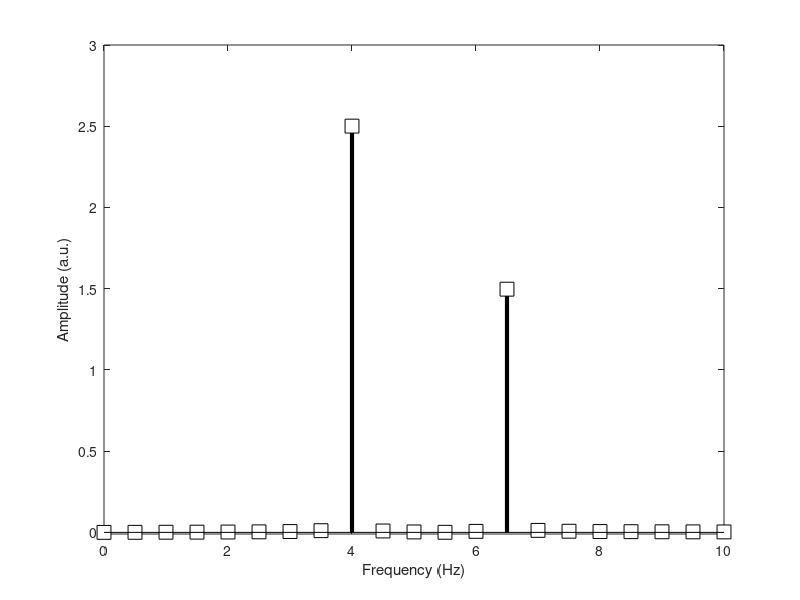
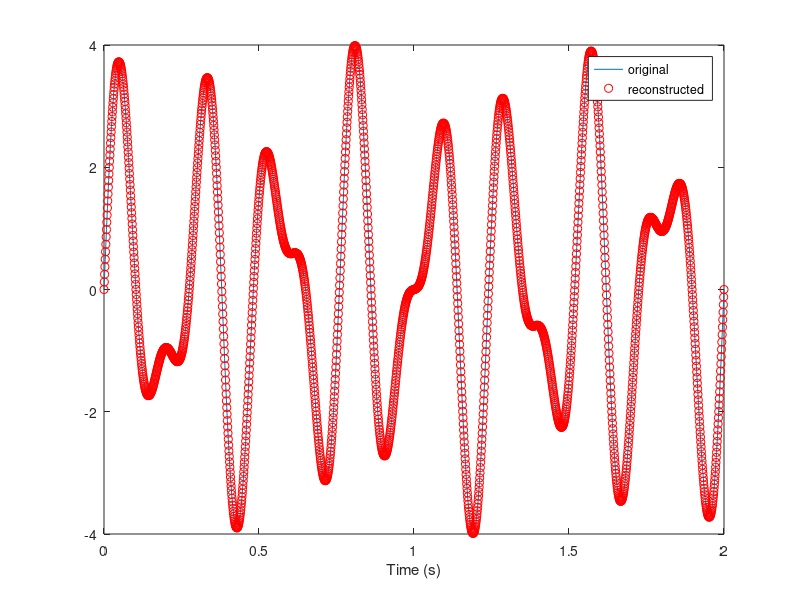
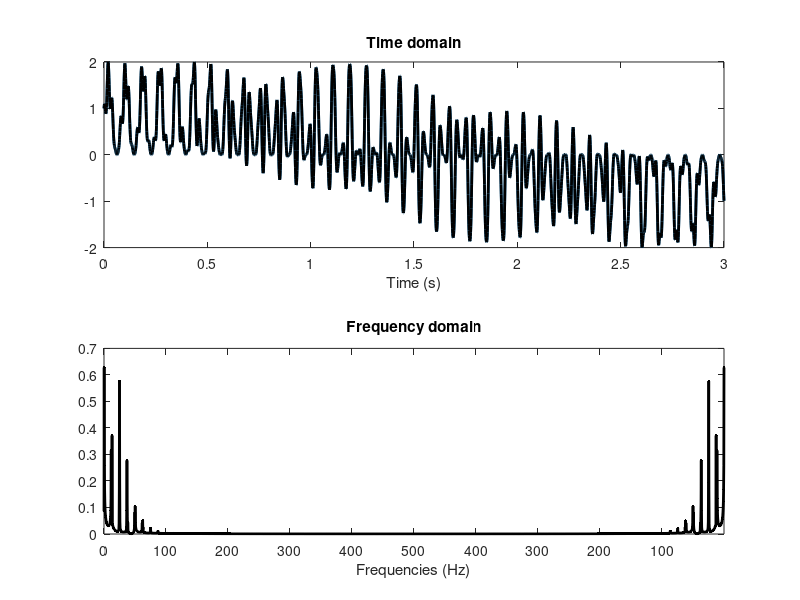
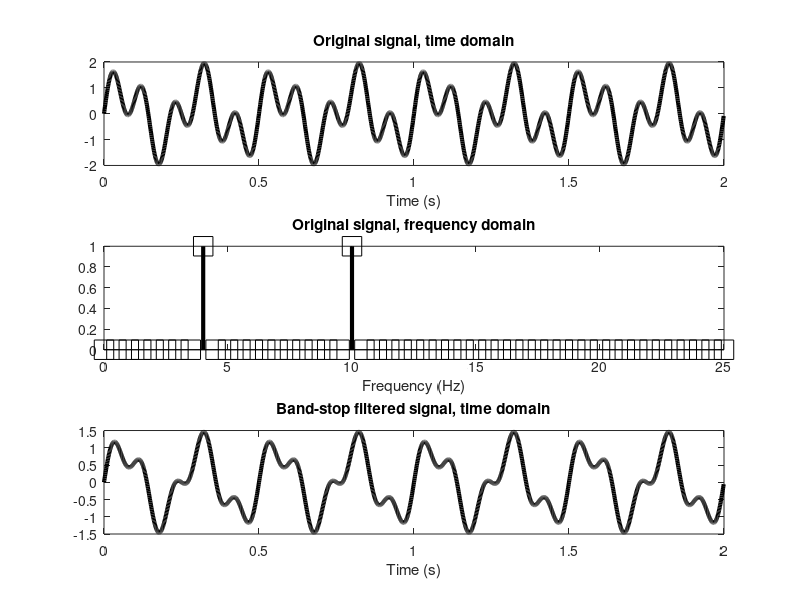

Source code (MATLAB) for these figures, in order:
%%
%     COURSE: Understand the Fourier transform and its applications
%    SECTION: The discrete inverse Fourier transform
%      VIDEO: How and why it works
% Instructor: mikexcohen.com
%
%%


%% first, the forward Fourier transform

% create the signal
srate  = 1000; % hz
time   = 0:1/srate:2; % time vector in seconds
pnts   = length(time); % number of time points
signal = 2.5 * sin( 2*pi*4*time ) ...
       + 1.5 * sin( 2*pi*6.5*time );


% prepare the Fourier transform
fourTime = (0:pnts-1)/pnts;
fCoefs   = zeros(size(signal));

for fi=1:pnts
    
    % create complex sine wave
    csw = exp( -1i*2*pi*(fi-1)*fourTime );
    
    % compute dot product between sine wave and signal
    fCoefs(fi) = sum( signal.*csw );
    % these are called the Fourier coefficients
end

% extract amplitudes
ampls = abs(fCoefs) / pnts;
ampls(2:end) = 2*ampls(2:end);

% compute frequencies vector
hz = linspace(0,srate/2,floor(pnts/2)+1);

figure(1), clf
plot(hz,ampls(1:length(hz)),'s-')
% better:
stem(hz,ampls(1:length(hz)),'ks-','linew',3,'markersize',10,'markerfacecolor','w')

% make plot look a bit nicer
set(gca,'xlim',[0 10],'ylim',[-.01 3])
xlabel('Frequency (Hz)'), ylabel('Amplitude (a.u.)')

%% the inverse Fourier transform

% initialize time-domain reconstruction
reconSignal = zeros(size(signal));

for fi=1:pnts
    
    % create coefficient-modulated complex sine wave
    csw = fCoefs(fi) * exp( 1i*2*pi*(fi-1)*fourTime );
    
    % sum them together
    reconSignal = reconSignal + csw;
end

% divide by N
reconSignal = reconSignal/pnts;

figure(2), clf
plot(time,signal)
hold on
plot(time,real(reconSignal),'ro')
legend({'original';'reconstructed'})
xlabel('Time (s)')

%% one frequency at a time

clear

% set parameters
srate = 1000;
time  = 0:1/srate:3;
pnts  = length(time);

% create multispectral signal
signal  = (1+sin(2*pi*12*time)) .* cos(sin(2*pi*25*time)+time);

% prepare the Fourier transform
fourTime = (0:pnts-1)/pnts;
fCoefs   = zeros(size(signal));

% here is the Fourier transform...
for fi=1:pnts
    csw = exp( -1i*2*pi*(fi-1)*fourTime );
    fCoefs(fi) = sum( signal.*csw ) / pnts;
end

% frequencies in Hz (goes up to srate just as a coding trick for later visualization)
hz = linspace(0,srate,pnts);


% setup plotting...
figure(3), clf
subplot(211)
plot(time,signal,'linew',2), hold on
sigh = plot(time,signal,'k','linew',2);
xlabel('Time (s)')
title('Time domain')

subplot(212)
powh = plot(1,'k','linew',2);
set(gca,'xlim',hz([1 end]),'xtick',0:100:900,'xticklabel',[0:100:500 400:-100:100])
title('Frequency domain')
xlabel('Frequencies (Hz)')


% initialize the reconstructed signal
reconSignal = zeros(size(signal));

% inverse Fourier transform here
for fi=1:pnts
    
    % create coefficient-modulated complex sine wave
    csw = fCoefs(fi) * exp( 1i*2*pi*(fi-1)*fourTime );
    
    % sum them together
    reconSignal = reconSignal + csw;
    
    % update plot for some frequencies
    if fi<dsearchn(hz',100) || fi>dsearchn(hz',srate-100)
        set(sigh,'YData',real(reconSignal)) % update signal
        set(powh,'XData',hz(1:fi),'YData',2*abs(fCoefs(1:fi))) % update amplitude spectrum
        pause(.05)
    end
end

%%
%     COURSE: Understand the Fourier transform and its applications
%    SECTION: The discrete inverse Fourier transform
%      VIDEO: Inverse Fourier transform for bandstop filtering
% Instructor: mikexcohen.com
%
%%


%% bandpass filter

% simulation params
srate = 1000;
time  = 0:1/srate:2-1/srate;
pnts  = length(time);

% signal 
signal = sin(2*pi*4*time) + sin(2*pi*10*time);


% Fourier transform
fourTime = (0:pnts-1)/pnts;
fCoefs   = zeros(size(signal));
for fi=1:pnts
    csw = exp( -1i*2*pi*(fi-1)*fourTime );
    fCoefs(fi) = sum( signal.*csw ) / pnts;
end

% frequencies in Hz
hz = linspace(0,srate/2,floor(pnts/2)+1);

% find the coefficient for 10 Hz
freqidx = dsearchn(hz',10);

% set that coefficient to zero
fCoefsMod = fCoefs;
fCoefsMod(freqidx) = 0;


% and compute inverse
reconMod = zeros(size(signal));
for fi=1:pnts
    csw = fCoefsMod(fi) * exp( 1i*2*pi*(fi-1)*fourTime );
    reconMod = reconMod + csw;
end


% now plot
figure(4), clf

% plot original signal
subplot(311)
plot(time,signal,'k','linew',3)
title('Original signal, time domain')
xlabel('Time (s)')

% plot original amplitude spectrum
subplot(312)
stem(hz,2*abs(fCoefs(1:length(hz))),'ks-','linew',3,'markersize',14)
set(gca,'xlim',[0 25])
title('Original signal, frequency domain')
xlabel('Frequency (Hz)')


% and plot modulated time series
subplot(313)
plot(time,real(reconMod),'k','linew',3)
title('Band-stop filtered signal, time domain')
xlabel('Time (s)')

%% end.

% Interested in more courses? See sincxpress.com 
% Use code MXC-DISC4ALL for the lowest price for all courses.
